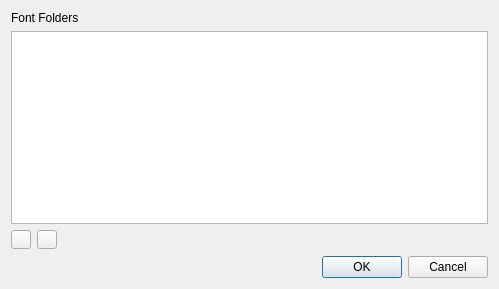
<?xml version="1.0" encoding="UTF-8"?>
<ui version="4.0">
 <class>QUPreferencesDialog</class>
 <widget class="QDialog" name="QUPreferencesDialog">
  <property name="geometry">
   <rect>
    <x>0</x>
    <y>0</y>
    <width>499</width>
    <height>289</height>
   </rect>
  </property>
  <property name="windowTitle">
   <string>Preferences</string>
  </property>
  <layout class="QVBoxLayout" name="verticalLayout">
   <item>
    <widget class="QLabel" name="label">
     <property name="text">
      <string>Font Folders</string>
     </property>
    </widget>
   </item>
   <item>
    <layout class="QGridLayout" name="gridLayout">
     <item row="1" column="0">
      <widget class="QToolButton" name="addButton">
       <property name="text">
        <string/>
       </property>
       <property name="iconSize">
        <size>
         <width>12</width>
         <height>12</height>
        </size>
       </property>
      </widget>
     </item>
     <item row="1" column="1">
      <widget class="QToolButton" name="removeButton">
       <property name="text">
        <string/>
       </property>
       <property name="iconSize">
        <size>
         <width>12</width>
         <height>12</height>
        </size>
       </property>
      </widget>
     </item>
     <item row="1" column="2">
      <spacer name="horizontalSpacer">
       <property name="orientation">
        <enum>Qt::Horizontal</enum>
       </property>
       <property name="sizeHint" stdset="0">
        <size>
         <width>178</width>
         <height>20</height>
        </size>
       </property>
      </spacer>
     </item>
     <item row="0" column="0" colspan="3">
      <widget class="QListWidget" name="dirListWidget"/>
     </item>
    </layout>
   </item>
   <item>
    <widget class="QDialogButtonBox" name="buttonBox">
     <property name="orientation">
      <enum>Qt::Horizontal</enum>
     </property>
     <property name="standardButtons">
      <set>QDialogButtonBox::Cancel|QDialogButtonBox::Ok</set>
     </property>
    </widget>
   </item>
  </layout>
 </widget>
 <resources/>
 <connections>
  <connection>
   <sender>buttonBox</sender>
   <signal>accepted()</signal>
   <receiver>QUPreferencesDialog</receiver>
   <slot>accept()</slot>
   <hints>
    <hint type="sourcelabel">
     <x>248</x>
     <y>254</y>
    </hint>
    <hint type="destinationlabel">
     <x>157</x>
     <y>274</y>
    </hint>
   </hints>
  </connection>
  <connection>
   <sender>buttonBox</sender>
   <signal>rejected()</signal>
   <receiver>QUPreferencesDialog</receiver>
   <slot>reject()</slot>
   <hints>
    <hint type="sourcelabel">
     <x>316</x>
     <y>260</y>
    </hint>
    <hint type="destinationlabel">
     <x>286</x>
     <y>274</y>
    </hint>
   </hints>
  </connection>
 </connections>
</ui>
